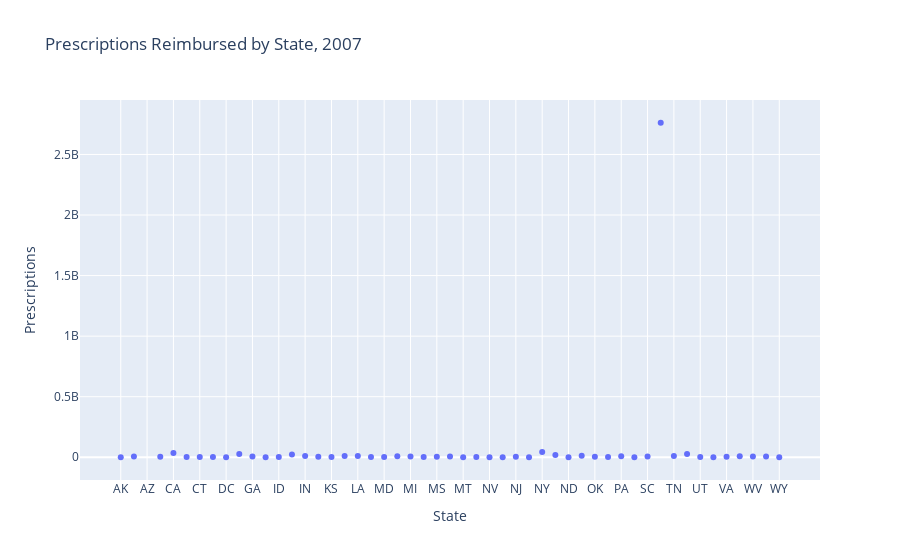

Write notebook code for a chart like this one.
### Code cell
# 2007 Rx plotted by state

layout = go.Layout(xaxis={'title': 'State'}, yaxis={'title': 'Prescriptions'}, title={'text': 'Prescriptions Reimbursed by State, 2007'})
fig = go.Figure(data=go.Scatter(x = list(rx_state_year_df.index), y = list(rx_state_year_df['d07'].values), mode='markers'),layout=layout)
fig.update()
fig.show()

### Figure 1 — Plotly figure (JSON) as saved in the notebook; plotly's stock layout.template omitted (floating-point values rounded to 4 significant figures)
{"data": [{"mode": "markers", "type": "scatter", "x": ["AK", "AL", "AZ", "AR", "CA", "CO", "CT", "DE", "DC", "FL", "GA", "HI", "ID", "IL", "IN", "IA", "KS", "KY", "LA", "ME", "MD", "MA", "MI", "MN", "MS", "MO", "MT", "NE", "NV", "NH", "NJ", "NM", "NY", "NC", "ND", "OH", "OK", "OR", "PA", "RI", "SC", "SD", "TN", "TX", "UT", "VT", "VA", "WA", "WV", "WI", "WY"], "y": [877190, 5690336, null, 4415323, 34853586, 2698366, 2097906, 1697862, 617816, 27683337, 6275327, 710888, 1437194, 23291566, 9610699, 3688452, 1722723, 9630474, 9507175, 2929078, 3016498, 7747608, 6042539, 2930252, 4419220, 6406412, 774225, 2949666, 940742, 1087759, 5173810, 166423, 44484413, 17784875, 430906, 12660815, 4481869, 1724167, 7874753, 939892, 5572875, 2761846833, 10118509, 27562958, 1988239, 351478, 3953914, 7428613, 5966214, 6117121, 342243]}], "layout": {"title": {"text": "Prescriptions Reimbursed by State, 2007"}, "xaxis": {"title": {"text": "State"}}, "yaxis": {"title": {"text": "Prescriptions"}}}}
